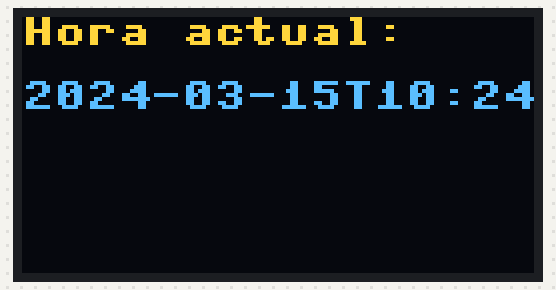
The program below on a simulated Raspberry Pi Pico running MicroPython. Parts: 128×64 one-colour display. The OLED is the two-colour kind (top 16 rows yellow); WiFi joins after 1.5 s; the clock reads 2024-03-15 10:24:30 at power-on unless the program sets it; requests to the public web service named in the program get a made-up reply in its usual format after 0.4 s (London, UTC, broken clouds, 64 % humidity, 1013 hPa unless stated); what the program prints to the serial console is not drawn.

Above: at 2.0 s.
At 62.4 s:
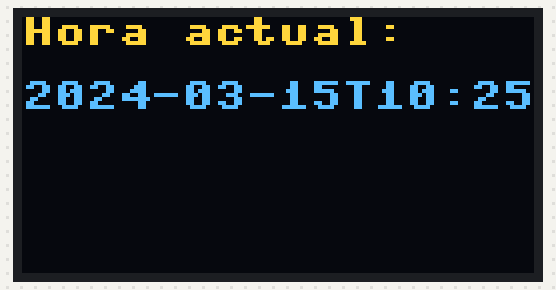
At 122.9 s:
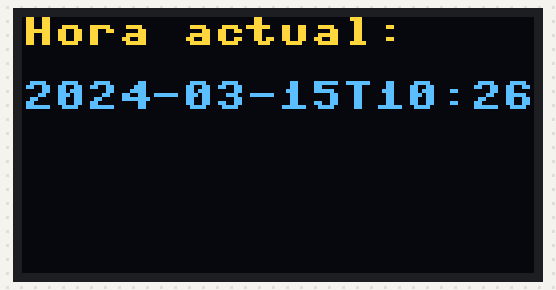

Measured:
- what the display in image 0 shows lasts 60.4 s, from 2.0 s to 62.4 s

The program:

pir.py
```python
import network
import urequests
import utime
from machine import Pin, I2C
import ssd1306

# Conectar a la red WiFi
def conectar_wifi(ssid, password):
    sta_if = network.WLAN(network.STA_IF)
    if not sta_if.isconnected():
        print('Conectándose a la red WiFi...')
        sta_if.active(True)
        sta_if.connect(ssid, password)
        while not sta_if.isconnected():
            pass
    print('Conexión WiFi exitosa')
    print('Dirección IP:', sta_if.ifconfig()[0])

# Obtener la hora desde un servicio de tiempo en línea
def obtener_hora():
    url = "http://worldtimeapi.org/api/ip"
    response = urequests.get(url)
    datos = response.json()
    return datos['datetime']

# Configurar el display OLED
def configurar_oled():
    i2c = I2C(0, sda=Pin(0), scl=Pin(1))
    oled = ssd1306.SSD1306_I2C(128, 64, i2c)
    return oled

# Mostrar la hora en la pantalla OLED
def mostrar_hora_en_oled(oled, hora):
    oled.fill(0)
    oled.text("Hora actual:", 0, 0)
    oled.text(hora, 0, 16)
    oled.show()

# Programa principal
def main():
    ssid = "TecNM-ITT-Docentes"
    password = "tecnm2022!"

    conectar_wifi(ssid, password)
    oled = configurar_oled()

    while True:
        hora = obtener_hora()
        print("Hora actual:", hora)
        mostrar_hora_en_oled(oled, hora)
        utime.sleep(60)  # Espera 60 segundos antes de actualizar nuevamente

if __name__ == '__main__':
    main()
```
